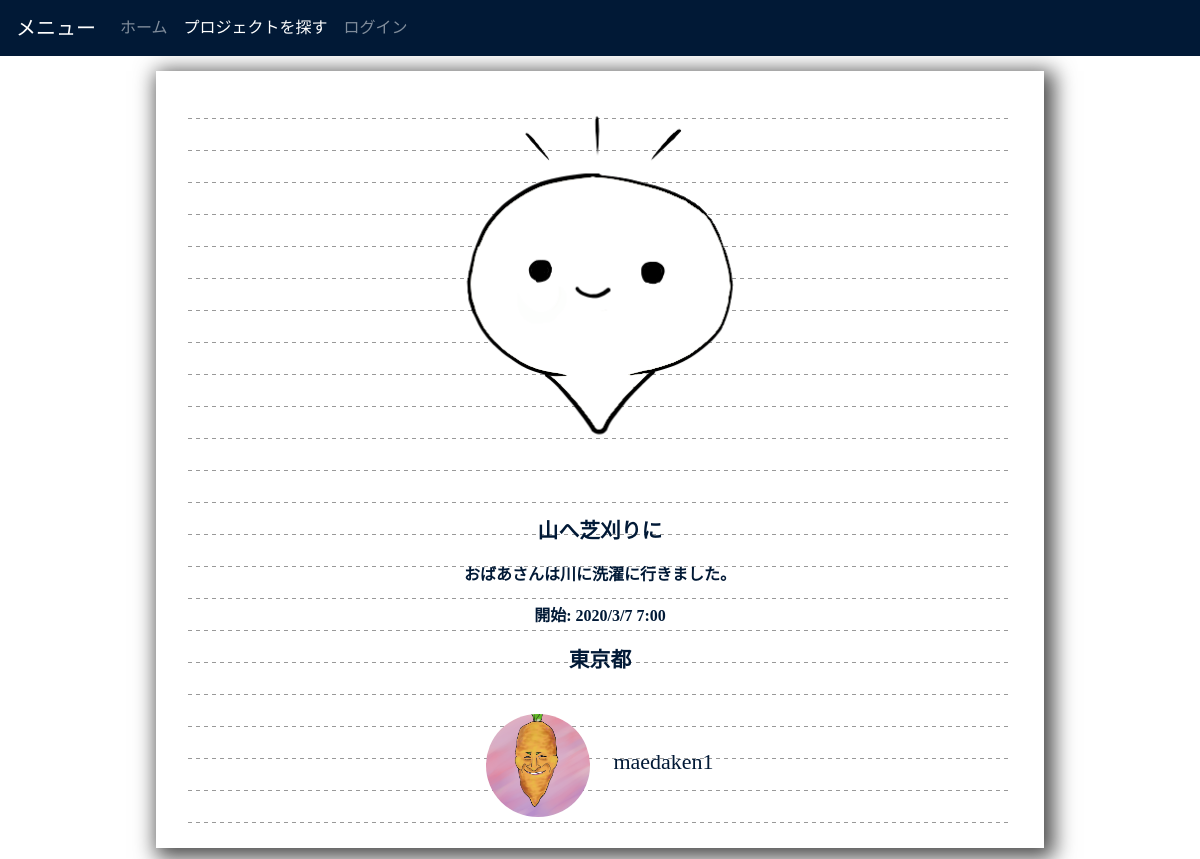
Before: /lcom_web/project/content.php?id=16 with the older database file.
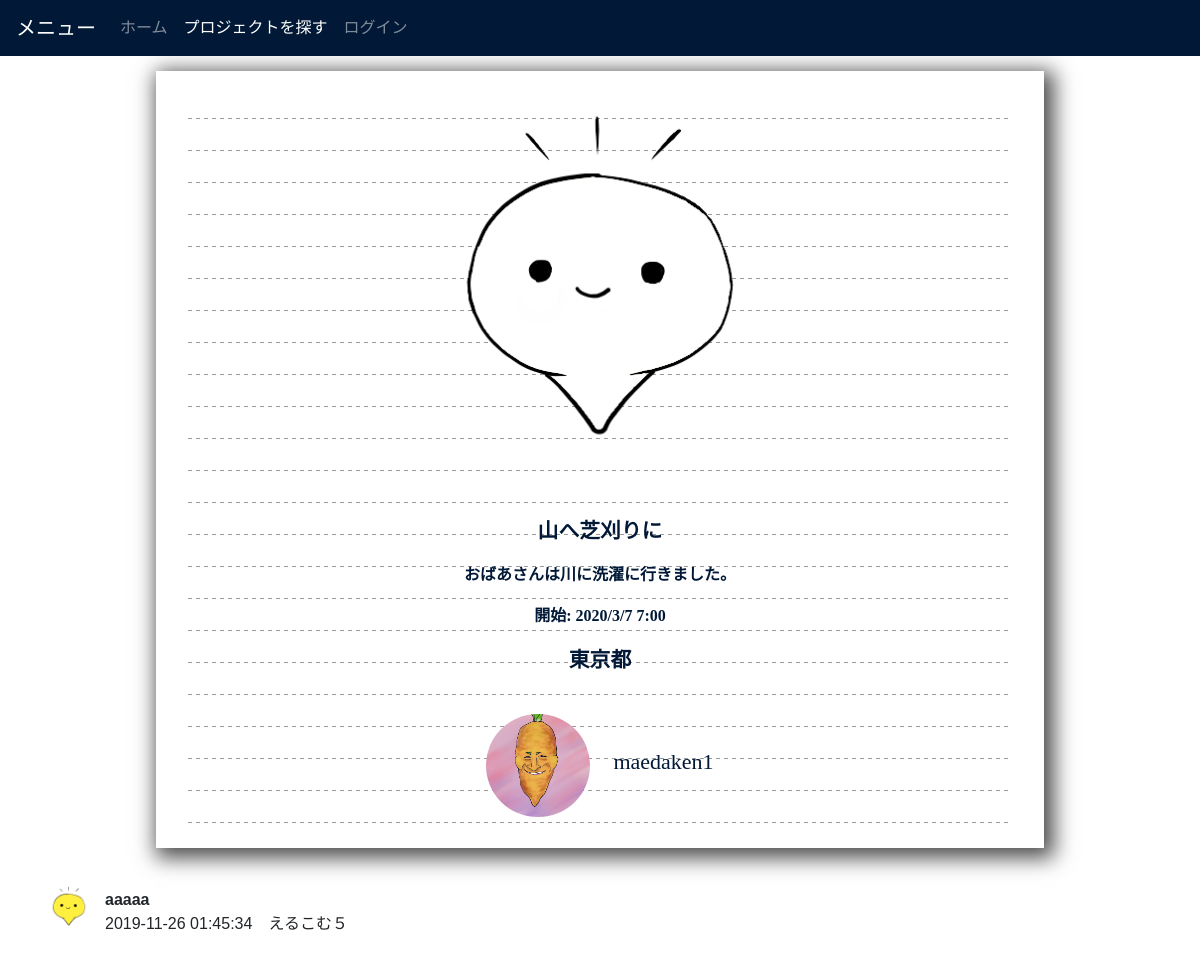
After: the same page with the newer database file.
### tables this page shows
CREATE TABLE `posts` (
  `id` int(11) NOT NULL,
  `message` text NOT NULL,
  `member_id` int(11) NOT NULL,
  `reply_project_id` int(11) NOT NULL,
  `reply_message_id` int(11) NOT NULL,
  `created` datetime NOT NULL,
  `modified` timestamp NOT NULL DEFAULT current_timestamp() ON UPDATE current_timestamp()
);

CREATE TABLE `members` (
  `id` int(11) NOT NULL,
  `name` varchar(255) NOT NULL,
  `email` varchar(255) NOT NULL,
  `password` varchar(128) NOT NULL,
  `picture` varchar(255) NOT NULL,
  `point` int(11) NOT NULL,
  `created` datetime NOT NULL,
  `modified` timestamp NOT NULL DEFAULT current_timestamp() ON UPDATE current_timestamp()
);

### lcom_web/prefacture.php (called while the page is built, shortened)
<?php
function refer_prefecture($place_id){
    switch ($place_id) {
        case '1':
          $prefacture = '東京都';
          break;
        }
    return $prefacture;
}

### lcom_web/project/content.php (the view, shortened to what this page needs)
<?php
require('../dbconnect.php');
require('../prefacture.php');
if (isset($_SESSION['id']) && $_SESSION['time'] + 3600 > time()) {
    $_SESSION['time'] = time();
    $loginflag = true;
} else {
    $loginflag = false;
}
$procards = $db->prepare('SELECT * FROM projects WHERE id=?');
$procards->execute(array($_REQUEST['id']));
$procard = $procards->fetch();
$members = $db->prepare('SELECT * FROM members WHERE id=?');
$members->execute(array($procard['member_id']));
$member = $members->fetch();
$coms = $db->prepare('SELECT m.name, m.picture, p.* FROM members m, posts p WHERE m.id=p.member_id AND reply_project_id=?');
$coms->execute(array($_REQUEST['id']));
?>
<!DOCTYPE html>
<html lang="ja">
<head>
    <link rel="stylesheet" href="https://stackpath.bootstrapcdn.com/bootstrap/4.3.1/css/bootstrap.min.css">
    <link rel="stylesheet" href="../style8.css">
</head>
<body>
    <nav class="navbar navbar-expand-lg navbar-dark">
        <a class="navbar-brand" href="#">メニュー</a>
        <div class="collapse navbar-collapse" id="navbarNavAltMarkup">
            <div class="navbar-nav">
                <a class="nav-item nav-link" href="../index.php">ホーム</a>
                <a class="nav-item nav-link active" href="joinproject.php">プロジェクトを探す<span class="sr-only">(current)</span></a>
                <?php if (!$loginflag) : ?>
                    <a class="nav-item nav-link" href="../login/login.php">ログイン</a>
                <?php endif; ?>
            </div>
        </div>
    </nav>
    <div class="container">
        <div class="pro_kakoi" style="text-align: center;">
            <div class="pro_inner" style="padding: 15px; text-align: center;">
                <img src="../image/project/<?php print(htmlspecialchars($procard['project_picture'], ENT_QUOTES)); ?>" class="card-img-top" alt="...">
                <div class="card-body">
                    <h2><?php print(htmlspecialchars($procard['project_name'], ENT_QUOTES)); ?></h2>
                    <h3><?php print(mb_substr(htmlspecialchars($procard['message'], ENT_QUOTES), 0, 800)); ?></h3>
                    <p>開始: <?php print(htmlspecialchars($procard['open_year'] . "/" . $procard['open_month'] . "/" . $procard['open_date'] . " " . $procard['open_time'] . ":00", ENT_QUOTES)); ?></p>
                    <h2><?php print(htmlspecialchars(refer_prefecture($procard['place_id']), ENT_QUOTES)); ?></h2>
                </div>
                <img class="pro_icon" style="vertical-align:top;" src="../image/icon/<?php print(htmlspecialchars($member['picture'], ENT_QUOTES)); ?>" /><span class="pro_icon_text"><?php print(htmlspecialchars($member['name'], ENT_QUOTES)); ?></span>
            </div>
        </div>
        <?php foreach ($coms as $com) : ?>
            <span class="item-header clearfix">
                <span class="item-user-icon">
                    <img src="../image/icon/<?php print(htmlspecialchars($com['picture'], ENT_QUOTES)); ?>" height="48" width="48" alt="icon" />
                </span>
                <span class="item-user-name">
                    <strong><?php print(htmlspecialchars($com['message'], ENT_QUOTES)); ?></strong>
                </span>
                <span class="item-date">
                <?php print(htmlspecialchars($com['created'], ENT_QUOTES)); ?>　<?php print(htmlspecialchars($com['name'], ENT_QUOTES)); ?>
                </span>
            </span>
        <?php endforeach; ?>
    </div>
</body>
</html>

Changed rows visible on the page:
added posts: member.picture (picture), message "aaaaa", created "2019-11-26 01:45:34", member.name "えるこむ５"
